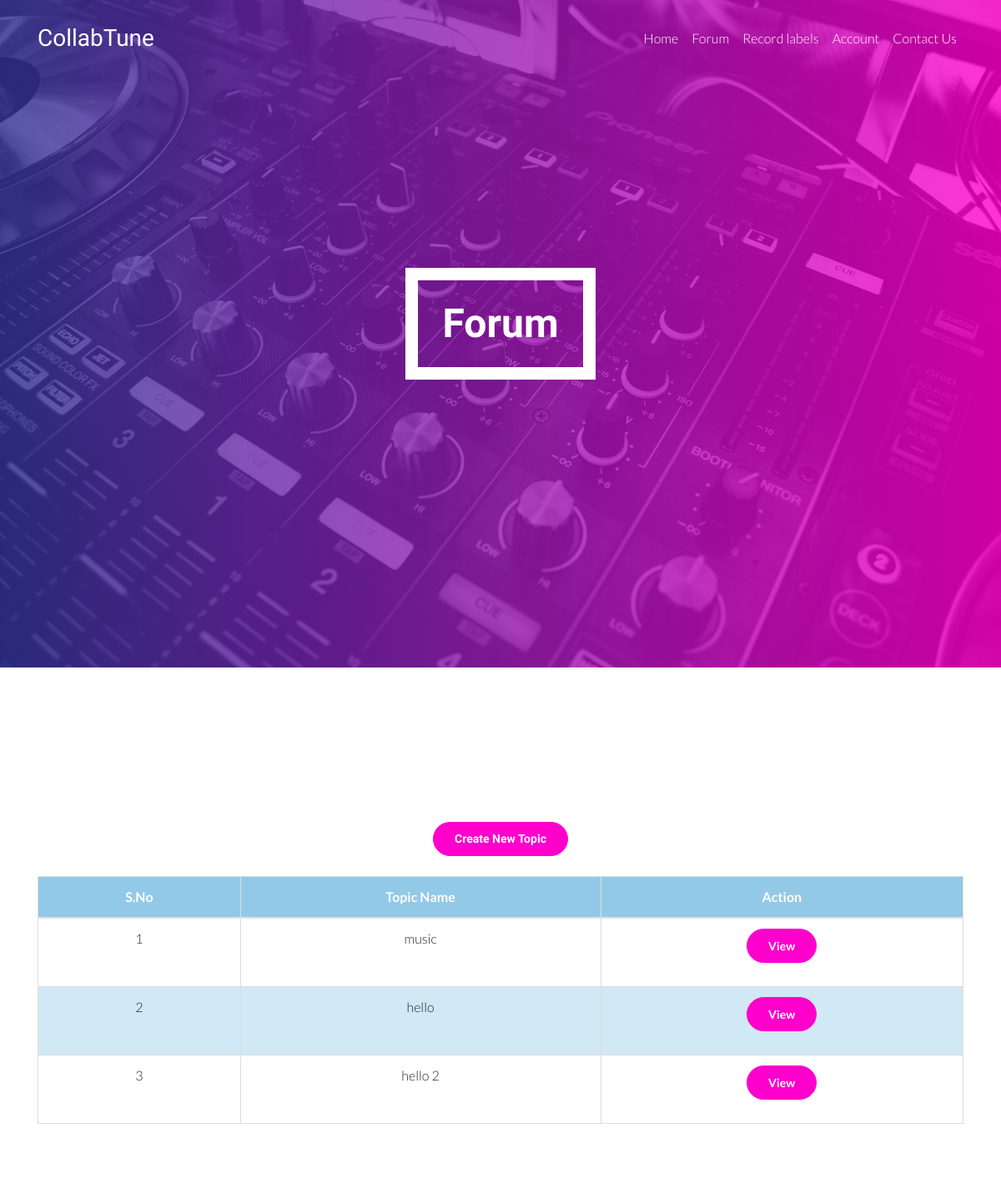
/forum.php (signed in), run on the app's committed database.
### tables this page shows
CREATE TABLE `topic` (
  `topic_id` varchar(50) NOT NULL,
  `email_id` varchar(100) NOT NULL,
  `topic_name` varchar(1000) NOT NULL
);

### forum.php (the view, shortened to what this page needs)
<?php
include('./php/login.php');
?>
<!DOCTYPE html>
<html lang="en">
<head>
    <link rel="stylesheet" href="vendor/bootstrap/bootstrap.min.css">
    <link rel="stylesheet" href="vendor/select3/select2.min.css">
    <link rel="stylesheet" href="vendor/owlcarousel/owl.carousel.min.css">
    <link rel="stylesheet" href="vendor/lightcase/lightcase.css">
     <link rel="stylesheet" href="https://unpkg.com/aos@next/dist/aos.css" />
    <link rel="stylesheet" href="css/style.min.css">
    <link rel="stylesheet" href="https://cdn.linearicons.com/free/1.0.0/icon-font.min.css">
    <link rel="stylesheet" href="https://use.fontawesome.com/releases/v5.8.1/css/all.css">
</head>
<body data-spy="scroll" data-target="#navbar-nav-header" class="static-layout">
	<div class="boxed-page">
		<nav id="header-navbar" class="navbar navbar-expand-lg py-4">
    <div class="container">
        <a class="navbar-brand d-flex align-items-center text-white" href="home.php">
            <h3 class="font-weight-bolder mb-0">CollabTune</h3>
        </a>
        <div class="collapse navbar-collapse" id="navbar-nav-header">
            <ul class="navbar-nav ml-auto">
                <li class="nav-item">
                    <a class="nav-link" href="/">Home</a>
                </li>
                <li class="nav-item">
                    <a class="nav-link" href="forum.php">Forum</a>
                </li>
                <li class="nav-item">
                    <a class="nav-link" href="recordlabel.php">Record labels</a>
                </li>
                <li class="nav-item">
                    <a class="nav-link" href="account.php"> Account</a>
                </li>
                <li class="nav-item">
                    <a class="nav-link" href="contact.php">Contact Us</a>
                </li>
            </ul>
        </div>
    </div>
</nav>
</div>		<div class="jumbotron jumbotron-single d-flex align-items-center" style="background-image: url(images/photo-10.jpg)">
  <div class="container text-center">
    <h1 class="display-2 mb-4">Forum</h1>
  </div>
</div>
<section id="contact-form" class="bg-white">
    <div class="container">
        <div class="section-content">
            <div class="row">
                <div class="col-md-8 offset-md-2 contact-form-holder mt-4" data-aos="fade-up">
                </div>
            </div>
        </div>
        <div class="section-content pt-0">
            <div class="title-wrap" data-aos="fade-up">
                <h2 class="section-title">
                    <a href="./newtopic.php" class="btn btn-primary mb-3">
                        Create New Topic
                    </a>
                </h2>
            </div>
<table class="table" data-aos="fade-up">
  <thead>
    <th>S.No</th>
    <th>Topic Name</th>
    <th>Action</th>
  </thead>
  <tbody>
  <?php
    $query1 = $query = mysqli_query($Connect, "SELECT * FROM `topic`");
     $i=1;
    while($row1=mysqli_fetch_array($query1) ){
        $topic_name = $row1['topic_name'];
        $topic_id = $row1['topic_id'];
    ?>
    <tr>
        <td data-label="S.No"><?php echo $i ?></td>
        <td data-label="Name"><?php echo $topic_name ?></td>
        <td data-label="Age">
            <?php echo'<a href="./viewforum.php?topic_id='.$topic_id.'" class="btn btn-primary mb-3">';?>
             View
                </a>
         </td>
    </tr>
    <?php
        $i++;
    }
    ?>
  </tbody>
</table>
        </div>
    </div>
</section>
</body>
</html>

### data on the page
topic: topic_name "music"
topic: topic_name "hello"
topic: topic_name "hello 2"
